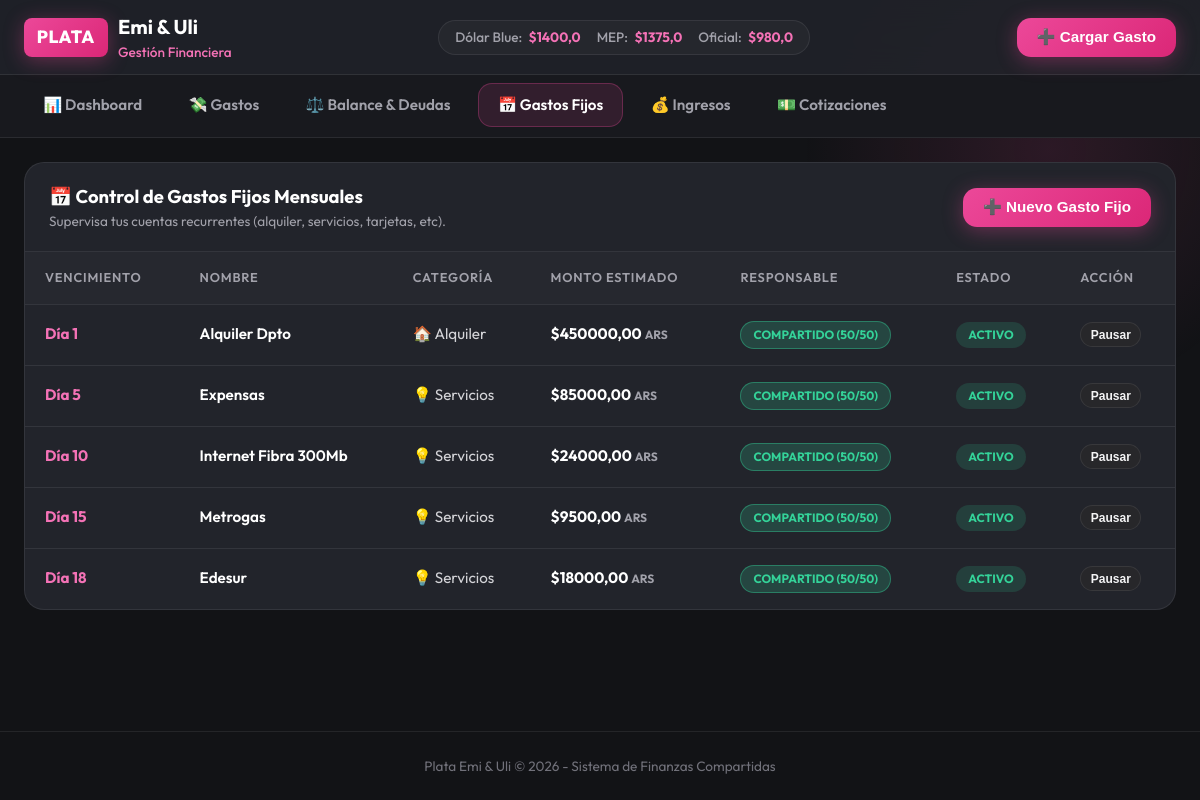
/gastos-fijos/, run on an earlier commit of the app's database.
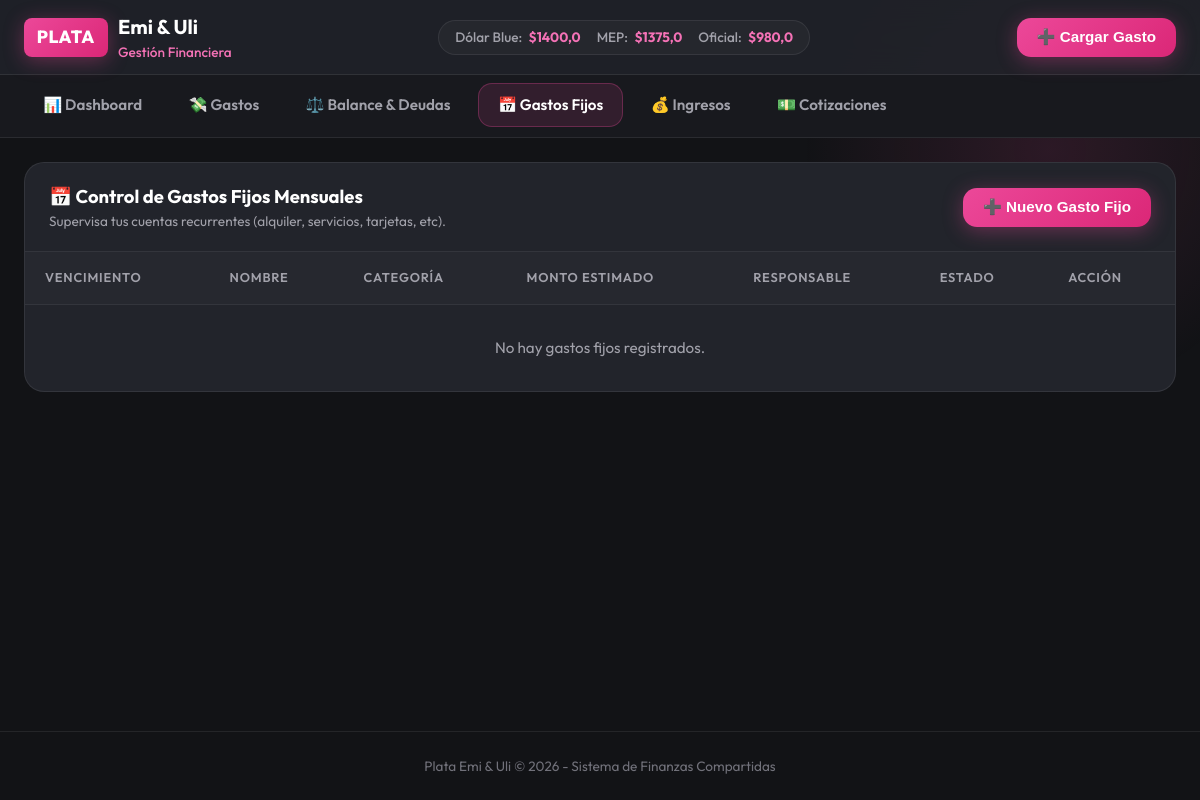
And on a later commit of the database.
### finanzas/models.py (models this page shows, shortened)
class GastoFijo(models.Model):
    nombre = models.CharField(max_length=100)
    monto_estimado = models.DecimalField(max_digits=12, decimal_places=2)
    moneda = models.CharField(max_length=3, choices=Moneda.choices, default=Moneda.ARS)
    dia_vencimiento = models.IntegerField(default=10)
    categoria = models.ForeignKey(Categoria, on_delete=models.SET_NULL, null=True, blank=True)
    responsable = models.CharField(max_length=15, choices=ResponsableFijo.choices, default=ResponsableFijo.COMPARTIDO)
    activo = models.BooleanField(default=True)
    notas = models.TextField(blank=True, default='')
    class Meta:
        verbose_name = "Gasto Fijo"
        verbose_name_plural = "Gastos Fijos"
        ordering = ['dia_vencimiento']

class Categoria(models.Model):
    nombre = models.CharField(max_length=50, unique=True)
    icono = models.CharField(max_length=10, default="📦")
    color = models.CharField(max_length=7, default="#94a3b8")
    class Meta:
        verbose_name = "Categoría"
        verbose_name_plural = "Categorías"
        ordering = ['nombre']

### finanzas/views.py (the view, shortened to what this page needs)
# urls.py: path('gastos-fijos/', views.gastos_fijos_view, name='gastos_fijos'),
def gastos_fijos_view(request):
    context = get_base_context(request)
    gastos_fijos = GastoFijo.objects.select_related('categoria').all()
    context.update({
        'gastos_fijos': gastos_fijos,
        'active_tab': 'gastos_fijos',
    })
    return render(request, 'finanzas/gastos_fijos.html', context)

### finanzas/views.py (called while the page is built)
def get_base_context(request):
    dolar_rates = get_dolar_rates()
    personas = Persona.objects.all()
    categorias = Categoria.objects.all()
    return {
        'dolar_rates': dolar_rates,
        'personas': personas,
        'categorias': categorias,
        'tipos_division': TipoDivision.choices,
        'monedas': Moneda.choices,
    }

### finanzas/templates/finanzas/gastos_fijos.html (shortened to what this page needs)
{% extends 'base.html' %}
{% block content %}
<div class="table-container">
  <div class="table-header-box">
    <div>
      <h2 class="table-title">📅 Control de Gastos Fijos Mensuales</h2>
      <div style="font-size:0.85rem; color:var(--gray-400);">Supervisa tus cuentas recurrentes (alquiler, servicios, tarjetas, etc).</div>
    </div>
    <div>
      <button class="btn btn-pink" data-open-modal="modal-nuevo-gasto-fijo">➕ Nuevo Gasto Fijo</button>
    </div>
  </div>
  <table>
    <thead>
      <tr>
        <th>Vencimiento</th>
        <th>Nombre</th>
        <th>Categoría</th>
        <th>Monto Estimado</th>
        <th>Responsable</th>
        <th>Estado</th>
        <th>Acción</th>
      </tr>
    </thead>
    <tbody>
      {% for gf in gastos_fijos %}
      <tr>
        <td style="font-weight:700; color:var(--pink-light);">Día {{ gf.dia_vencimiento }}</td>
        <td style="font-weight:600; color:white;">{{ gf.nombre }}</td>
        <td>
          {% if gf.categoria %}
          <span>{{ gf.categoria.icono }} {{ gf.categoria.nombre }}</span>
          {% else %}
          <span style="color:var(--gray-500);">Sin cat.</span>
          {% endif %}
        </td>
        <td style="font-weight:700; color:white;">${{ gf.monto_estimado }} <span style="font-size:0.75rem; color:var(--gray-400);">{{ gf.moneda }}</span></td>
        <td>
          <span class="badge badge-shared">{{ gf.get_responsable_display }}</span>
        </td>
        <td>
          {% if gf.activo %}
          <span class="badge" style="background:rgba(52,211,153,0.15); color:#34d399;">Activo</span>
          {% else %}
          <span class="badge" style="background:rgba(113,113,122,0.2); color:#a1a1aa;">Pausado</span>
          {% endif %}
        </td>
        <td>
          <form action="{% url 'toggle_gasto_fijo' gf.id %}" method="POST">
            <button type="submit" class="btn btn-secondary" style="font-size:0.75rem; padding:0.3rem 0.6rem;">
              {% if gf.activo %}Pausar{% else %}Activar{% endif %}
            </button>
          </form>
        </td>
      </tr>
      {% empty %}
      <tr>
        <td colspan="7" style="text-align:center; padding:2rem; color:var(--gray-400);">
          No hay gastos fijos registrados.
        </td>
      </tr>
      {% endfor %}
    </tbody>
  </table>
</div>
{% endblock %}

What changed in the data, as far as the page shows it:
removed GastoFijo: dia_vencimiento "1", nombre "Alquiler Dpto", categoria.icono "🏠", categoria.nombre "Alquiler", monto_estimado "450000,00", moneda "ARS", responsable "COMPARTIDO (50/50)", activo "ACTIVO"
removed GastoFijo: dia_vencimiento "5", nombre "Expensas", categoria.icono "💡", categoria.nombre "Servicios", monto_estimado "85000,00", moneda "ARS", responsable "COMPARTIDO (50/50)", activo "ACTIVO"
removed GastoFijo: dia_vencimiento "10", nombre "Internet Fibra 300Mb", categoria.icono "💡", categoria.nombre "Servicios", monto_estimado "24000,00", moneda "ARS", responsable "COMPARTIDO (50/50)", activo "ACTIVO"
removed GastoFijo: dia_vencimiento "15", nombre "Metrogas", categoria.icono "💡", categoria.nombre "Servicios", monto_estimado "9500,00", moneda "ARS", responsable "COMPARTIDO (50/50)", activo "ACTIVO"
removed GastoFijo: dia_vencimiento "18", nombre "Edesur", categoria.icono "💡", categoria.nombre "Servicios", monto_estimado "18000,00", moneda "ARS", responsable "COMPARTIDO (50/50)", activo "ACTIVO"
Also different on the page:
text now shown: "No hay gastos fijos registrados."
